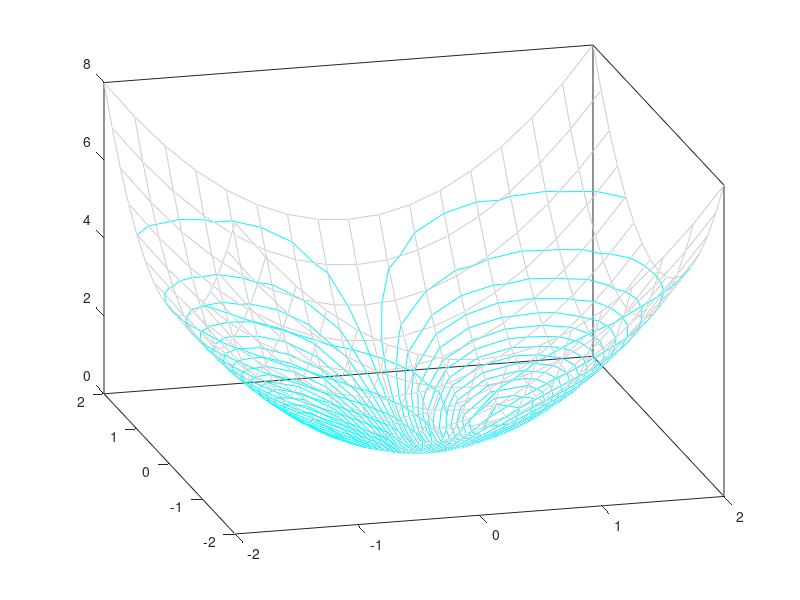

This chart was generated by the following MATLAB code:
[X,Y] = meshgrid([-2:.25:2]);
% Plotting the Z-values of the function whose level sets have
% to be determined
Z = X.*exp(-X.^2-Y.^2);
% Plotting the Z-values of the function on which the level
% sets have to be projected
Z1 = X.^2+Y.^2;
% Plot your contour
[cm,c]=contour(X,Y,Z,30);
% Plot the surface on which the level sets have to be projected
s=surface(X,Y,Z1,'EdgeColor',[.8 .8 .8],'FaceColor','none')
% Get the handle to the children i.e the contour lines of the contour
cv=get(c,'children');
% Extract the (X,Y) for each of the contours and recalculate the
% Z-coordinates on the surface on which to be projected.
for i=1:length(cv)
      cc = cv(i);
      xd=get(cc,'XData');
      yd=get(cc,'Ydata');
      zd=xd.^2+yd.^2;
      set(cc,'Zdata',zd);
end
grid off
view(-15,25)
colormap cool